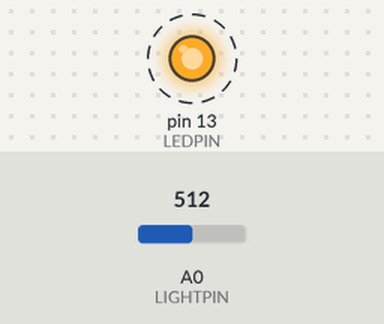
The sketch below on a simulated Arduino Nano, built with avr-gcc and run on an emulated ATmega328P. On the bench: output pins drawn as LEDs (lit = HIGH). Dashed ring = blinking. The inputs (shaded band) are chosen by the test bench; at power-on: A0 (LIGHTPIN) = 512. No radio packets arrive unless stated; pins used as bus, display or sensor lines are not drawn.

Above: at 0.3 s.
Timing chart, 0 to 3.6 s (numbered marks = the images above):
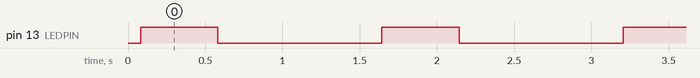

Measured:
- by itself, pin 13 (LEDPIN): alternates HIGH for 0.50 s and LOW for 1.1 s

The sketch:

sensor_transmitter_noserial.ino
```cpp
// Feather9x_TX
// -*- mode: C++ -*-
// Example sketch showing how to create a simple messaging client (transmitter)
// with the RH_RF95 class. RH_RF95 class does not provide for addressing or
// reliability, so you should only use RH_RF95 if you do not need the higher
// level messaging abilities.
// It is designed to work with the other example Feather9x_RX

#include <SPI.h>
#include <RH_RF95.h>

/* for feather m0  */
#define RFM95_CS 8
#define RFM95_RST 4
#define RFM95_INT 3

// Change to 434.0 or other frequency, must match RX's freq!
#define RF95_FREQ 915.0
#define TXPOWER   23

// define send rate, sensor IDs and pins
#define SENDDELAY     1000

#define LIGHTID       "01"
#define LIGHTPIN      A0
#define LIGHTSENSOR   true

#define TEMPID        "02"
#define TEMPPIN       A1
#define TEMPSENSOR    false

// battery voltage checker
#define VBATPIN       A7

#define LEDPIN 13

// Singleton instance of the radio driver
RH_RF95 rf95(RFM95_CS, RFM95_INT);

void setup()
{
  pinMode(RFM95_RST, OUTPUT);
  digitalWrite(RFM95_RST, HIGH);

//  while (!Serial);
//  Serial.begin(9600);
//  delay(100);
//
//  Serial.println("Feather LoRa TX Test!");

  // manual reset
  digitalWrite(RFM95_RST, LOW);
  delay(10);
  digitalWrite(RFM95_RST, HIGH);
  delay(10);

  while (!rf95.init()) {
//    Serial.println("LoRa radio init failed");
    while (1);
  }
  Serial.println("LoRa radio init OK!");

  // Defaults after init are 434.0MHz, modulation GFSK_Rb250Fd250, +13dbM
  if (!rf95.setFrequency(RF95_FREQ)) {
//    Serial.println("setFrequency failed");
    while (1);
  }
//  Serial.print("Set Freq to: "); Serial.println(RF95_FREQ);

  // Defaults after init are 434.0MHz, 13dBm, Bw = 125 kHz, Cr = 4/5, Sf = 128chips/symbol, CRC on

  // The default transmitter power is 13dBm, using PA_BOOST.
  // If you are using RFM95/96/97/98 modules which uses the PA_BOOST transmitter pin, then
  // you can set transmitter powers from 5 to 23 dBm:
  rf95.setTxPower(TXPOWER, false);

  // check and print battery power
  float measuredvbat = analogRead(VBATPIN);
  measuredvbat *= 2;    // we divided by 2, so multiply back
  measuredvbat *= 3.3;  // Multiply by 3.3V, our reference voltage
  measuredvbat /= 1024; // convert to voltage
//  Serial.print("VBat: " ); Serial.println(measuredvbat);

  pinMode(LEDPIN, OUTPUT);
}

int16_t packetnum = 0;  // packet counter, we increment per xmission

void loop()
{
  static String send_string;
  static int send_length = 0;
  static char send_buffer[RH_RF95_MAX_MESSAGE_LEN];

  send_string = String(String(millis(), DEC) + ";");
  if(LIGHTSENSOR) {
    float light_reading = analogRead(LIGHTPIN) * (1000.0/1023);
    send_string = addSensorData(send_string, LIGHTID, light_reading, 0);
  }

  if(TEMPSENSOR) {
    float voltage = (analogRead(TEMPPIN) * 0.00322581);
    float tempC = (voltage - 0.5) * 100.0;
    send_string = addSensorData(send_string, TEMPID, tempC, 2);
  }
  // add more sensors here

  // send transmission. tranmission must be formatted as a char array
  send_length = send_string.length();
  for (byte i = 0; i < send_length; i++) {
    send_buffer[i] = send_string[i];
  }

  rf95.send((uint8_t *)send_buffer, send_length);

  rf95.waitPacketSent();
  Blink(LEDPIN, 500);

  // Maybe add code to handle a reply

  delay(SENDDELAY);
}

// add data from a sensor to the upcoming transmission.
// Transmission format is [sensor id]:[sensor value],...,[sensor value];
String addSensorData(String send_string, String id, float reading, int dec_places) {
  send_string = String(send_string + id);
  send_string = String(send_string + ":");
  send_string = String(send_string + String(reading, dec_places));
  send_string = String(send_string + ";");
  return send_string;
}

// Blink an LED for a given number of ms
void Blink(byte PIN, int DELAY_MS)
{
  digitalWrite(PIN,HIGH);
  delay(DELAY_MS);
  digitalWrite(PIN,LOW);
}
```
